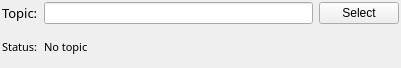
<?xml version="1.0" encoding="UTF-8"?>
<ui version="4.0">
 <class>attitude_indicator_config</class>
 <widget class="QWidget" name="attitude_indicator_config">
  <property name="geometry">
   <rect>
    <x>0</x>
    <y>0</y>
    <width>401</width>
    <height>68</height>
   </rect>
  </property>
  <property name="acceptDrops">
   <bool>false</bool>
  </property>
  <property name="windowTitle">
   <string>Form</string>
  </property>
  <property name="styleSheet">
   <string notr="true"/>
  </property>
  <layout class="QGridLayout" name="gridLayout">
   <property name="leftMargin">
    <number>2</number>
   </property>
   <property name="topMargin">
    <number>2</number>
   </property>
   <property name="rightMargin">
    <number>2</number>
   </property>
   <property name="bottomMargin">
    <number>2</number>
   </property>
   <property name="verticalSpacing">
    <number>4</number>
   </property>
   <item row="4" column="0">
    <widget class="QLabel" name="label_2">
     <property name="font">
      <font>
       <family>Sans Serif</family>
       <pointsize>8</pointsize>
      </font>
     </property>
     <property name="text">
      <string>Status:</string>
     </property>
    </widget>
   </item>
   <item row="4" column="1" colspan="2">
    <widget class="QLabel" name="status">
     <property name="font">
      <font>
       <family>Sans Serif</family>
       <pointsize>8</pointsize>
      </font>
     </property>
     <property name="styleSheet">
      <string notr="true"/>
     </property>
     <property name="text">
      <string>No topic</string>
     </property>
     <property name="wordWrap">
      <bool>true</bool>
     </property>
    </widget>
   </item>
   <item row="2" column="0">
    <widget class="QLabel" name="label_3">
     <property name="font">
      <font>
       <family>Sans Serif</family>
       <pointsize>10</pointsize>
      </font>
     </property>
     <property name="text">
      <string>Topic:</string>
     </property>
    </widget>
   </item>
   <item row="2" column="1">
    <widget class="QLineEdit" name="topic"/>
   </item>
   <item row="2" column="2">
    <widget class="QPushButton" name="selecttopic">
     <property name="acceptDrops">
      <bool>false</bool>
     </property>
     <property name="text">
      <string>Select</string>
     </property>
    </widget>
   </item>
  </layout>
 </widget>
 <resources/>
 <connections/>
 <slots>
  <slot>SelectColor()</slot>
  <slot>SelectTopic()</slot>
  <slot>TopicEdited()</slot>
  <slot>PositionToleranceChanged(double)</slot>
  <slot>AngleToleranceChanged(double)</slot>
 </slots>
</ui>
